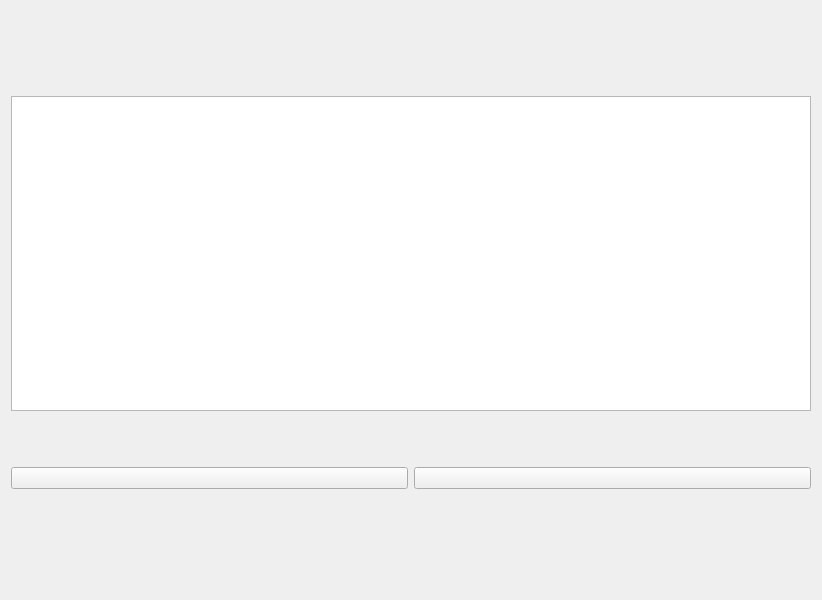
<?xml version="1.0" encoding="UTF-8"?>
<ui version="4.0">
 <class>savepackagelistpage</class>
 <widget class="QWidget" name="savepackagelistpage">
  <property name="geometry">
   <rect>
    <x>0</x>
    <y>0</y>
    <width>800</width>
    <height>600</height>
   </rect>
  </property>
  <property name="windowTitle">
   <string>Form</string>
  </property>
  <layout class="QVBoxLayout" name="verticalLayout_2">
   <item>
    <layout class="QVBoxLayout" name="verticalLayout">
     <property name="spacing">
      <number>6</number>
     </property>
     <property name="topMargin">
      <number>85</number>
     </property>
     <property name="bottomMargin">
      <number>100</number>
     </property>
     <item>
      <widget class="QTableView" name="savetableView">
       <property name="minimumSize">
        <size>
         <width>800</width>
         <height>270</height>
        </size>
       </property>
      </widget>
     </item>
     <item>
      <layout class="QHBoxLayout" name="horizontalLayout">
       <property name="topMargin">
        <number>50</number>
       </property>
       <item>
        <widget class="QPushButton" name="nextBtn">
         <property name="text">
          <string/>
         </property>
        </widget>
       </item>
       <item>
        <widget class="QPushButton" name="okBtn">
         <property name="text">
          <string/>
         </property>
        </widget>
       </item>
      </layout>
     </item>
    </layout>
   </item>
  </layout>
 </widget>
 <resources/>
 <connections/>
</ui>
